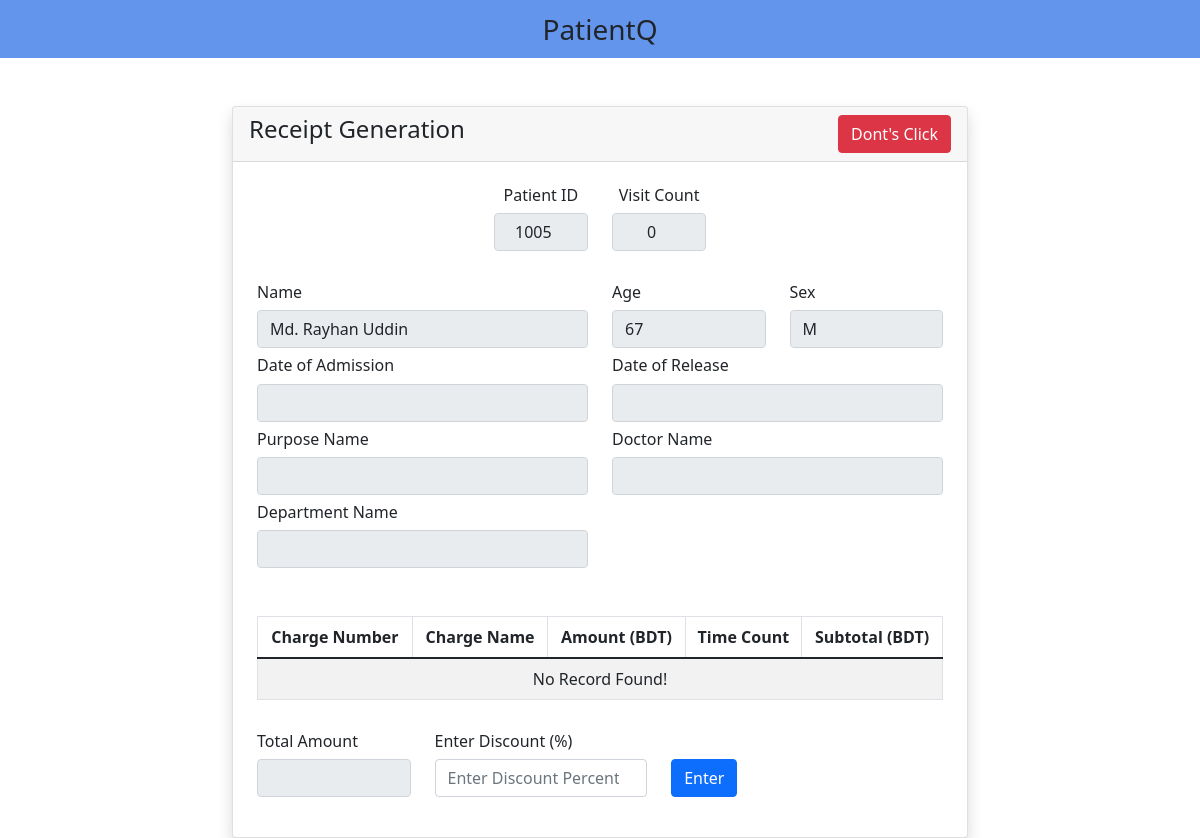
The app's page /v_01/include-discount.php?p_id=1005 with its own data.
### tables this page shows
create table patient (
    p_id int auto_increment,
    p_name varchar(30),
    p_age smallint,
    p_sex varchar(1),
    mobile_no varchar(15),
    address varchar(40),
    isResident varchar(1),
    room_no varchar(10),
    primary key (p_id),
    check (isResident = '0' or isResident = '1'),
    check (p_sex = 'F' or p_sex = 'M')
);

### v_01/include-discount.php (the view, shortened to what this page needs)
<?php
    require 'db-connect.php';
    include('includes/header.php');
?>
<div class="container mt-5">
    <div class="row">
        <div class="col-md-2">
        </div>
        <div class="col-md-8">
            <div class="card shadow">
                <div class="card-header">
                    <h4>Receipt Generation
                        <a href="search-department.php" class = "btn btn-danger float-end">Dont's Click</a>
                    </h4>
                </div>
                <div class="card-body p-4">
                    <?php
                        if (isset($_GET['p_id'])) {
                            $p_id = mysqli_real_escape_string($connect, $_GET['p_id']);
                            $query = "SELECT COUNT(visit_count) visit_count FROM payment_history where p_id = '$p_id' ";
                            $query_run = mysqli_query($connect, $query);
                            $dataTuple = mysqli_fetch_assoc($query_run);
                            $v_cnt = $dataTuple['visit_count'];
                        }
                    ?>
                        <form action="source-codes.php" method="POST">
                            <div class="row mb-3">
                                <div class="col-md-4 mb-3"> </div>
                                <div class="col-md-2 mb-3">
                                    <p class="h6 text-center">Patient ID</p>
                                    <input type="number" name="p_id" class="form-control text-center" value="<?=$_GET['p_id']?>" readonly>
                                </div>
                                <div class="col-md-2 mb-3">
                                    <p class="h6 text-center">Visit Count</p>
                                    <input type="number" name="visit_count" class="form-control text-center" value="<?=$v_cnt?>" readonly>
                                </div>
                                <div class="col-md-4 mb-3"> </div>
                            </div>
                            <?php
                            if (isset($_GET['p_id'])) {
                                $p_id = mysqli_real_escape_string($connect, $_GET['p_id']);
                                $query = "SELECT * FROM patient where p_id = '$p_id' ";
                                $query_run = mysqli_query($connect, $query);
                                $dataTuple = mysqli_fetch_assoc($query_run);
                            }
                            ?>
                            <div class="row">
                                <div class="col-md-6 mb-2">
                                    <p class="h6">Name</p>
                                    <input type="text" name="p_name" class="form-control" value="<?=$dataTuple['p_name'] ?>" readonly>
                                </div>
                                <div class="col-md-3 mb-2">
                                    <p class="h6">Age</p>
                                    <input type="number" name="p_age" class="form-control" value="<?=$dataTuple['p_age'] ?>" readonly>
                                </div>
                                <div class="col-md-3 mb-2">
                                    <p class="h6">Sex</p>
                                    <input type="text" name="p_sex" class="form-control" value="<?=$dataTuple['p_sex'] ?>" readonly>
                                </div>
                            </div>
                            <?php
                            if (isset($_GET['p_id'])) {
                                $p_id = mysqli_real_escape_string($connect, $_GET['p_id']);
                                $query = "SELECT * FROM payment_history where p_id = '$p_id' AND visit_count = '$v_cnt' ";
                                $query_run = mysqli_query($connect, $query);
                                $dataTuple = mysqli_fetch_assoc($query_run);
                            }
                            ?>
                            <div class="row">
                                <div class="col-md-6 mb-2">
                                    <p class="h6">Date of Admission</p>
                                    <input type="text" name="admission_date" class="form-control" value="<?=$dataTuple['admission_date'] ?>" readonly>
                                </div>
                                <div class="col-md-6 mb-2">
                                    <p class="h6">Date of Release</p>
                                    <input type="text" name="release_date" class="form-control" value="<?=$dataTuple['release_date'] ?>" readonly>
                                </div>
                            </div>
                            <?php
                            if (isset($_GET['p_id'])) {
                                $p_id = mysqli_real_escape_string($connect, $_GET['p_id']);
                                $query = "SELECT purpose_name, dr_name, dept_name
                                        FROM payment_history, purpose, doctor, department
                                        WHERE p_id = '$p_id' AND visit_count = '$v_cnt' AND payment_history.purpose_id = purpose.purpose_id
                                        AND payment_history.assign_dr_init = doctor.dr_init AND purpose.dept_init = department.dept_init; ";
                                $query_run = mysqli_query($connect, $query);
                                $dataTuple = mysqli_fetch_assoc($query_run);
                            }
                            ?>
                            <div class="row">
                                <div class="col-md-6 mb-2">
                                    <p class="h6">Purpose Name</p>
                                    <input type="text" name="purpose_name" class="form-control" value="<?=$dataTuple['purpose_name'] ?>" readonly>
                                </div>
                                <div class="col-md-6 mb-2">
                                    <p class="h6">Doctor Name</p>
                                    <input type="text" name="dr_name" class="form-control" value="<?=$dataTuple['dr_name'] ?>" readonly>
                                </div>
                            </div>
                            <div class="row mb-5">
                                <div class="col-md-6">
                                    <p class="h6">Department Name</p>
                                    <input type="name" name="dept_name" class="form-control" value="<?=$dataTuple['dept_name'] ?>" readonly>
                                </div>
                                <div class="col-md-6"> </div>
                            </div>
                            <table class="table table-bordered table-striped">
                            <thead align="center">
                                <tr>
                                    <th class="text-center">Charge Number</th>
                                    <th class="text-center">Charge Name</th>
                                    <th class="text-center">Amount (BDT)</th>
                                    <th class="text-center">Time Count</th>
                                    <th class="text-center">Subtotal (BDT)</th>
                                </tr>
                            </thead>
                            <tbody align="center">
                                <?php
                                    $query = "SELECT charge_sheet.charge_num, charge_sheet.charge_name, amount, time_count, (amount * time_count) AS subtotal
                                            FROM patient_record, charge_sheet
                                            WHERE p_id = '$p_id' AND visit_count = '$v_cnt'
                                            AND patient_record.history = charge_sheet.charge_num;";
                                    $query_run = mysqli_query($connect, $query);
                                    if (mysqli_num_rows($query_run) > 0) {
                                        foreach ($query_run as $charge) {
                                            ?>
                                            <tr>
                                                <td> <?= $charge['charge_num']; ?> </td>
                                                <td> <?= $charge['charge_name']; ?> </td>
                                                <td> <?= $charge['amount']; ?> </td>
                                                <td> <?= $charge['time_count']; ?> </td>
                                                <td> <?= $charge['subtotal']; ?> </td>
                                            </tr>
                                            <?php
                                        }
                                    } else {
                                        ?>
                                            <tr>
                                                <td colspan="5">No Record Found!</td>
                                            </tr>
                                        <?php
                                    }
                                ?>
                            </tbody>
                        </table>
                        <?php
                        $query = "SELECT SUM(amount * time_count) AS total
                                FROM patient_record, charge_sheet
                                WHERE p_id = '$p_id' AND visit_count = '$v_cnt'
                                AND patient_record.history = charge_sheet.charge_num;";
                        $query_run = mysqli_query($connect, $query);
                        $dataTuple = mysqli_fetch_assoc($query_run);
                        ?>
                            <div class="row">
                                <div class="col-md-3 mb-3">
                                <p class="h6">Total Amount</p>
                                <input type="number" name="total_amount" class="form-control" value="<?=$dataTuple['total'] ?>" readonly>
                            </div>
                            <div class="col-md-4 mb-3">
                            <p class="h6">Enter Discount (%)</p>
                                <input type="number" name="discount_pct" class="form-control" placeholder="Enter Discount Percentage" required>
                            </div>
                            <div class="col-md-5 mb-6">
                                <p class="h6">&nbsp</p>
                                <button type="submit" name="apply_discount" class="btn btn-primary">Enter</button>
                            </div>
                        </div>
                    </form>
                </div>
            </div>
        </div>
        <div class="col-md-2">
        </div>
    </div>
</div>
<?php
    include('includes/footer.php');
?>

### records on screen
patient: p_name "Md. Rayhan Uddin", p_age "67", p_sex "M"
